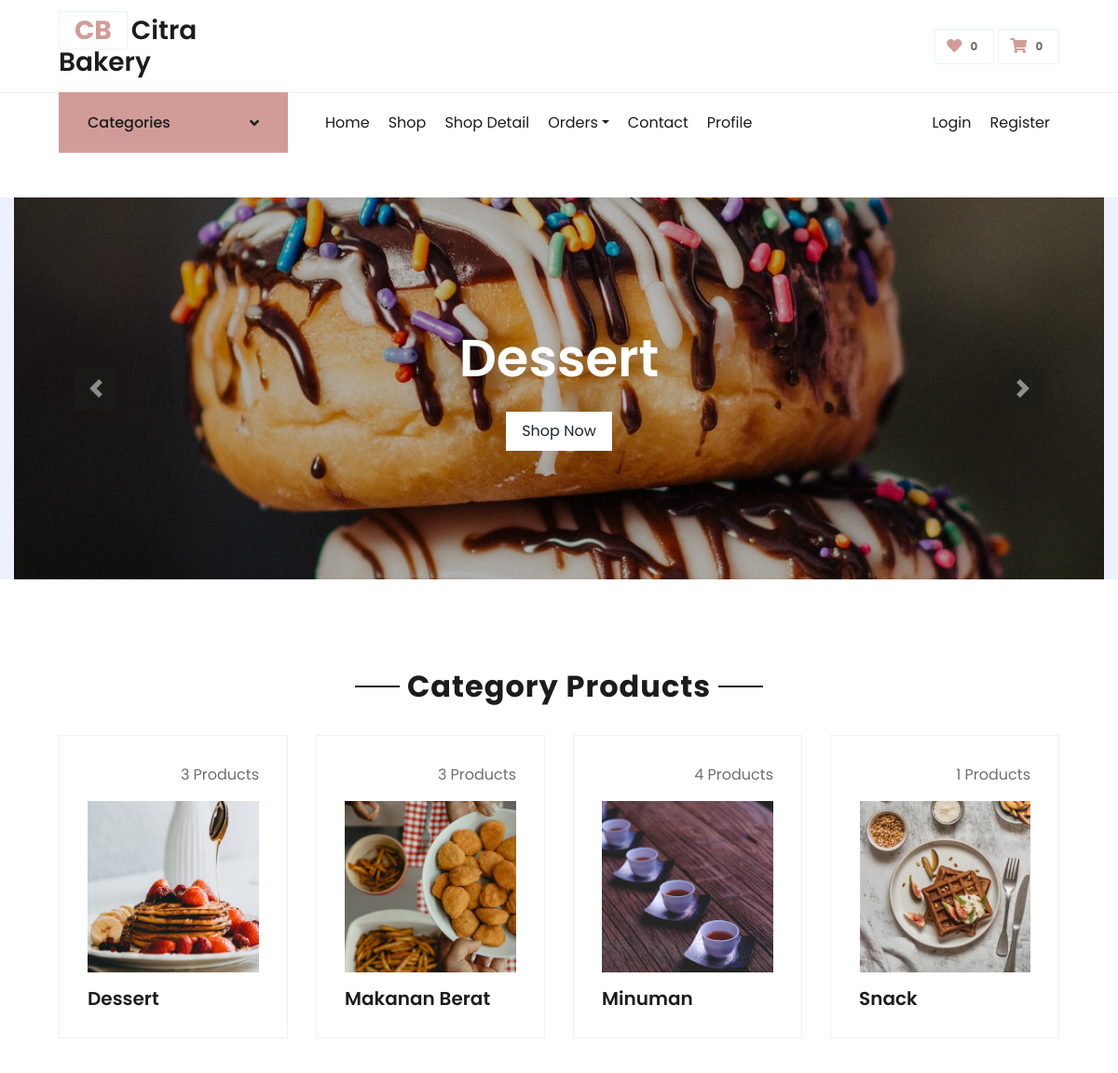
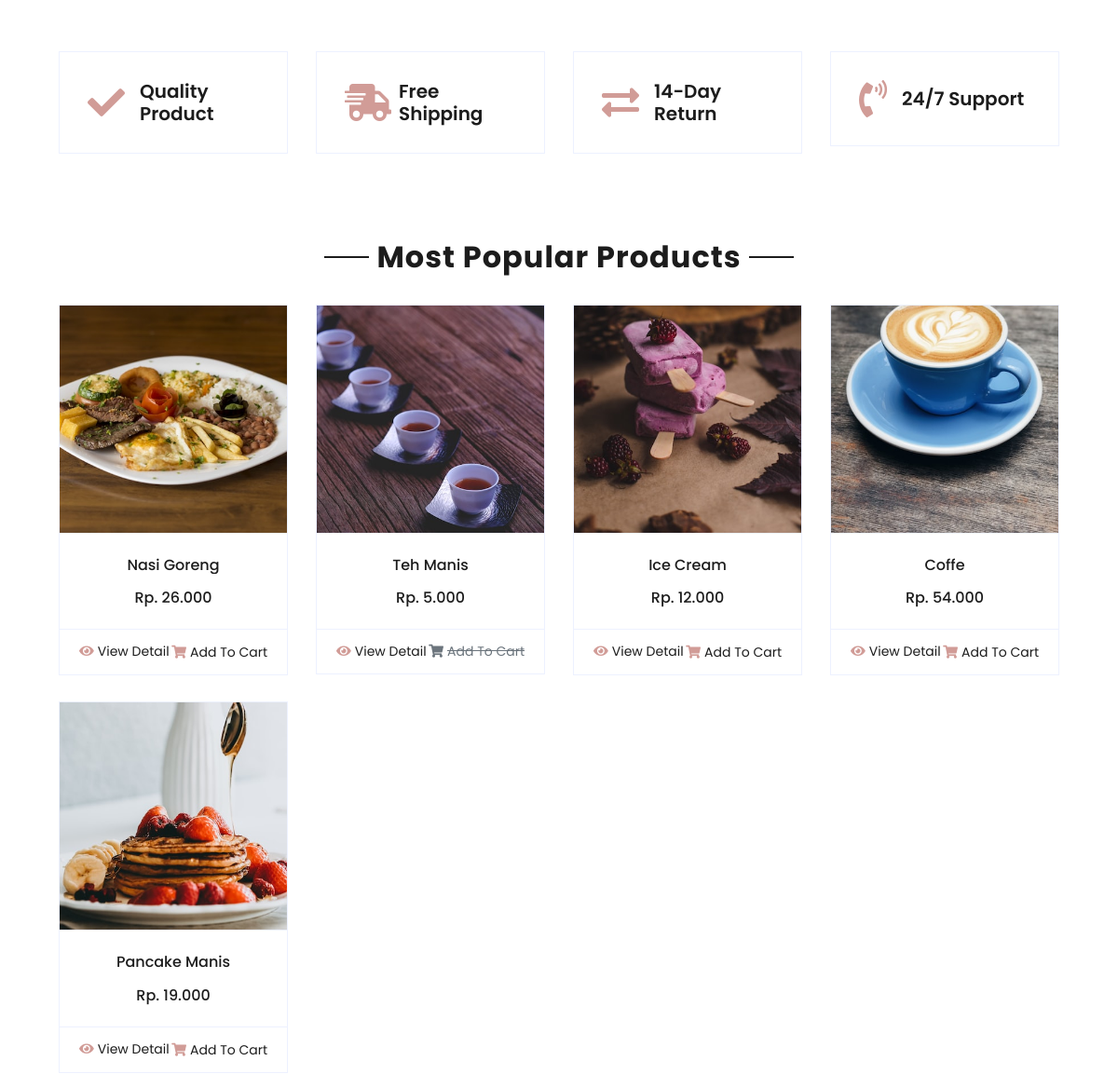
Before: / (upper part) with the older database file (2 pictures, top to bottom).
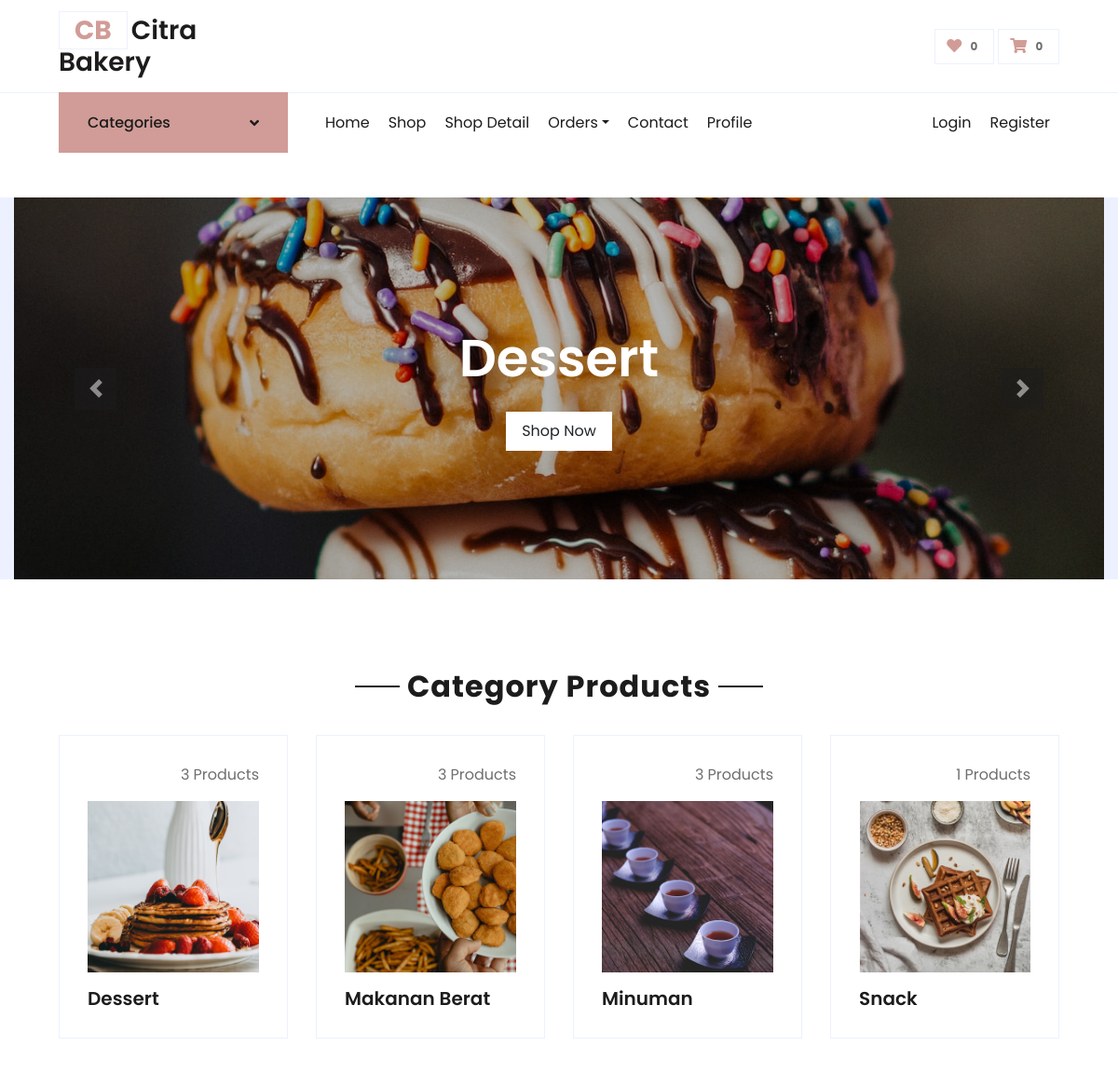
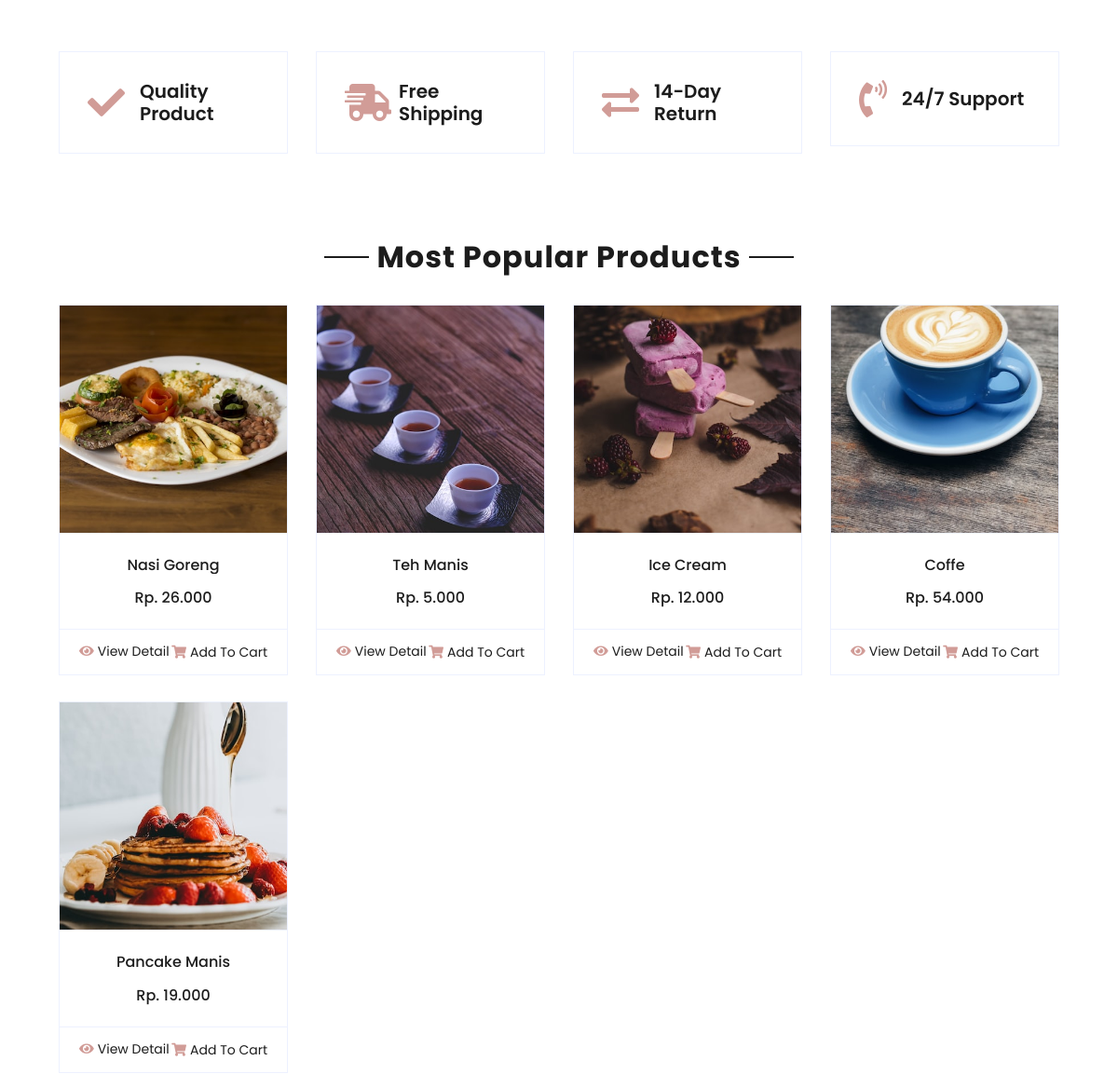
After: the same page with the newer database file (2 pictures, top to bottom).
### tables this page shows
CREATE TABLE `menu` (
  `id` int(11) NOT NULL,
  `kategori_id` int(11) NOT NULL,
  `nama_menu` varchar(100) NOT NULL,
  `deskripsi` text DEFAULT NULL,
  `harga` int(11) NOT NULL,
  `stok` int(7) NOT NULL DEFAULT 0,
  `createdAt` timestamp NOT NULL DEFAULT current_timestamp(),
  `updatedAt` timestamp NULL DEFAULT NULL ON UPDATE current_timestamp()
);

CREATE TABLE `gambar` (
  `id` int(11) NOT NULL,
  `idMenu` int(11) NOT NULL,
  `gambar` text NOT NULL,
  `createdAt` timestamp NOT NULL DEFAULT current_timestamp(),
  `updatedAt` timestamp NULL DEFAULT NULL ON UPDATE current_timestamp()
);

CREATE TABLE `kategori` (
  `id` int(11) NOT NULL,
  `kategori` varchar(100) NOT NULL,
  `gambar` text DEFAULT NULL,
  `createdAt` timestamp NOT NULL DEFAULT current_timestamp(),
  `updatedAt` timestamp NULL DEFAULT NULL ON UPDATE current_timestamp()
);

### application/controllers/Frontend.php (called while the page is built, shortened)
<?php
class Frontend extends CI_Controller
{
    public function __construct()
    {
        $this->load->model('M_Front', 'front');
    }
    public function index()
    {
        $data = [
            'title'           => 'Home | Citra Bakery',
            'page'            => 'frontend/home',
            'kategori'        => $this->front->getKategori(),
            'products'        => $this->front->getPopularProducts(),
            'productKategori' => $this->front->getProductKategori()
        ];
        $this->load->view('frontend/index', $data);
    }
}

### index.php (called while the page is built, shortened)
<?php
require_once BASEPATH . 'core/CodeIgniter.php';

### application/models/M_Front.php (called while the page is built, shortened)
<?php
class M_Front extends CI_Model
{
	public function getKategori()
	{
		$this->db->order_by('kategori', 'asc');
		return $this->db->get('kategori')->result();
	}
	public function getPopularProducts()
	{
		$this->db->select('SUM(keranjang.total) as total, menu.id, menu.nama_menu, menu.harga, menu.stok');
		$this->db->join('menu', 'menu.id = keranjang.idMenu', 'inner');
		$this->db->group_by('keranjang.idMenu');
		$this->db->order_by('total', 'desc');
		return $this->db->get('keranjang', 8)->result();
	}
	public function getProductKategori()
	{
		$this->db->select('kategori.id, kategori.kategori, COUNT(menu.id) as total, menu.id as idMenu');
		$this->db->join('menu', 'menu.kategori_id = kategori.id', 'inner');
		$this->db->group_by('menu.kategori_id');
		$this->db->order_by('kategori.kategori', 'asc');
		return $this->db->get('kategori', 8)->result();
	}
}

### application/helpers/menu_helper.php (called while the page is built, shortened)
<?php
function gambar($idMenu)
{
	$CI = &get_instance();
	$CI->db->where('idMenu', $idMenu);
	$CI->db->order_by('gambar', 'RANDOM');
	$data = $CI->db->get('gambar')->row();
	return $data->gambar;
}

### application/views/frontend/home.php (the view, shortened to what the changed rows need)
<div class="container-fluid pt-5">
	<div class="text-center mb-4">
		<h2 class="section-title px-5"><span class="px-2">Category Products</span></h2>
	</div>
	<div class="row px-xl-5 pb-3">
		<?php foreach ($productKategori as $product) : ?>
			<div class="col-lg-3 col-md-6 pb-1">
				<div class="cat-item d-flex flex-column border mb-4" style="padding: 30px;">
					<p class="text-right"><?= $product->total; ?> Products</p>
					<a href="<?= base_url('shop/' . $product->id); ?>" class="cat-img position-relative overflow-hidden mb-3">
						<img class="img-fluid" src="<?= base_url('upload/gambar/' . gambar($product->idMenu)); ?>" alt="<?= $product->kategori; ?>">
					</a>
					<h5 class="font-weight-semi-bold m-0"><?= $product->kategori; ?></h5>
				</div>
			</div>
		<?php endforeach; ?>
	</div>
</div>
<div class="container-fluid pt-5">
	<div class="row px-xl-5 pb-3">
		<div class="col-lg-3 col-md-6 col-sm-12 pb-1">
			<div class="d-flex align-items-center border mb-4" style="padding: 30px;">
				<h1 class="fa fa-check text-primary m-0 mr-3"></h1>
			</div>
		</div>
		<div class="col-lg-3 col-md-6 col-sm-12 pb-1">
			<div class="d-flex align-items-center border mb-4" style="padding: 30px;">
				<h1 class="fa fa-shipping-fast text-primary m-0 mr-2"></h1>
			</div>
		</div>
		<div class="col-lg-3 col-md-6 col-sm-12 pb-1">
			<div class="d-flex align-items-center border mb-4" style="padding: 30px;">
				<h1 class="fas fa-exchange-alt text-primary m-0 mr-3"></h1>
			</div>
		</div>
		<div class="col-lg-3 col-md-6 col-sm-12 pb-1">
			<div class="d-flex align-items-center border mb-4" style="padding: 30px;">
				<h1 class="fa fa-phone-volume text-primary m-0 mr-3"></h1>
			</div>
		</div>
	</div>
</div>
<div class="container-fluid pt-5">
	<div class="text-center mb-4">
		<h2 class="section-title px-5"><span class="px-2">Most Popular Products</span></h2>
	</div>
	<div class="row px-xl-5 pb-3">
		<?php foreach ($products as $product) : ?>
			<div class="col-lg-3 col-md-6 col-sm-12 pb-1">
				<div class="card product-item border-0 mb-4">
					<div class="card-header product-img position-relative overflow-hidden bg-transparent border p-0">
						<img class="img-fluid w-100" src="<?= base_url('upload/gambar/' . gambar($product->id)); ?>" alt="<?= $product->nama_menu; ?>">
					</div>
					<div class="card-body border-left border-right text-center p-0 pt-4 pb-3">
						<h6 class="text-truncate mb-3"><?= $product->nama_menu; ?></h6>
						<div class="d-flex justify-content-center">
							<h6><?= 'Rp. ' . number_format($product->harga, 0, ',', '.'); ?></h6>
						</div>
					</div>
					<div class="card-footer d-flex justify-content-between bg-light border">
						<a href="<?= base_url('detail/' . $product->id); ?>" class="btn btn-sm text-dark p-0"><i class="fas fa-eye text-primary mr-1"></i>View Detail</a>
						<?php if ($product->stok > 0) : ?>
							<form action="<?= base_url('addToCart'); ?>" method="POST">
								<button type="submit" class="btn btn-sm text-dark p-0"><i class="fas fa-shopping-cart text-primary mr-1"></i>Add To Cart</button>
							</form>
						<?php else : ?>
							<a href="javascript:void(0)" class="btn btn-sm text-muted p-0" data-toggle="tooltip" title="Sold Out"><i class="fas fa-shopping-cart text-muted mr-1"></i><del>Add To Cart</del></a>
						<?php endif; ?>
					</div>
				</div>
			</div>
		<?php endforeach; ?>
	</div>
</div>

Changed rows visible on the page:
changed menu "Teh Manis": total "4" → "3"; stok 0 → 100 (drawn)
